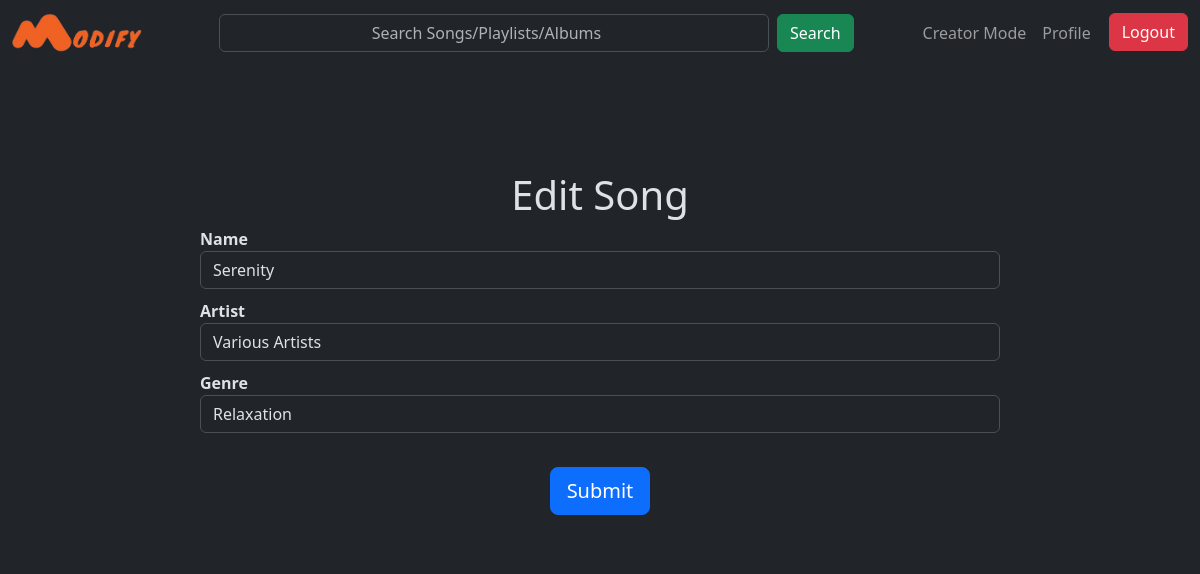
Page /album-edit/1 (signed in) on the committed database.
### application/models.py (models this page shows)
class Album(db.Model):
    id = db.Column(db.Integer, primary_key=True, autoincrement=True)
    name = db.Column(db.String(120), nullable=False)
    artist = db.Column(db.String(120), nullable=False)
    genre = db.Column(db.String(120), nullable=False)
    user_id = db.Column(db.Integer, db.ForeignKey('user.id', name='fk_album_user'), nullable=False)
    flagged = db.Column(db.Integer, nullable=False, default=0)

### application/controllers.py (the view)
@app.route("/album-edit/<int:album_id>", methods = ["GET", "POST"])
def album_edit(album_id):
    if 'user_id' in session and session['type'] == 'creator':
        album = Album.query.filter_by(id=album_id).first()
        if request.method == "POST":
            new_name = request.form.get('name')
            new_artist = request.form.get('artist')
            new_genre = request.form.get('genre')
            album.name = new_name
            album.artist = new_artist
            album.genre = new_genre
            db.session.commit()
            message = "Album Edited Successfully!! Now, redirecting to your albums."
            return render_template("album_edit.html", album=album, message=message)
        else:
            return render_template("album_edit.html", album=album)
    else:
        return redirect(url_for('user_login'))

### templates/album_edit.html (shortened to what this page needs)
{% extends "base.html" %}
{% block navbar %}
<div class="collapse navbar-collapse" id="navbarSupportedContent">
    <form class="d-flex mx-auto" action="/search-results" method="GET">
        <input class="form-control me-2 text-center" type="search" name="query" placeholder="Search Songs/Playlists/Albums" aria-label="Search" style="width: 550px;">
        <button class="btn btn-success" type="submit">Search</button>
    </form>
    <ul class="navbar-nav ms-auto mb-2 mb-lg-0">
        <li class="nav-item">
            <a class="nav-link {% if request.path == '/creator-home' %} active {% endif %}" href="/creator-account">Creator Mode</a>
        </li>
        <li class="nav-item">
            <a class="nav-link {% if request.path == '/profile' %} active {% endif %}" href="/profile">Profile</a>
        </li>
        <li class="nav-item">
            <a href="/logout" style="color: white; text-decoration: none; margin-left: 10px;"><button class="btn btn-danger btn-block">Logout</button></a>
        </li>
    </ul>
</div>
{% endblock navbar %}
{% block content %}
<div class="container-sm border border-dark" style="margin-top: 50px; margin-bottom: 50px; padding:30px; border-radius: 10px; width: 900px;">
    <h1 class="text-center">Edit Song</h1>
    <div style="display: flex; justify-content: center;">
        <form method="POST">
            <div class="form-group" style="margin-bottom: 10px;">
                <label for="name"><strong>Name</strong></label>
                <input type="text" class="form-control" id="name" name="name" value="{{ album.name }}" palceholder="Enter Name" style="width: 800px;" required>
            </div>
            <div class="form-group" style="margin-bottom: 10px;">
                <label for="artist"><strong>Artist</strong></label>
                <input type="text" class="form-control" id="artist" name="artist" value="{{ album.artist }}" placeholder="Enter artist" style="width: 800px;" required>
            </div>
            <div class="form-group" style="margin-bottom: 10px;">
                <label for="genre"><strong>Genre</strong></label>
                <input type="text" class="form-control" id="genre" name="genre" value="{{ album.genre }}" style="width: 800px;" required>
            </div>
            <br>
            <div style="text-align: center;">
                <button type="submit" class="btn btn-primary btn-lg">Submit</button>
            </div>
        </form>
    </div>
</div>
{% endblock content %}

### rows in the picture
Album: name "Serenity", artist "Various Artists", genre "Relaxation"
